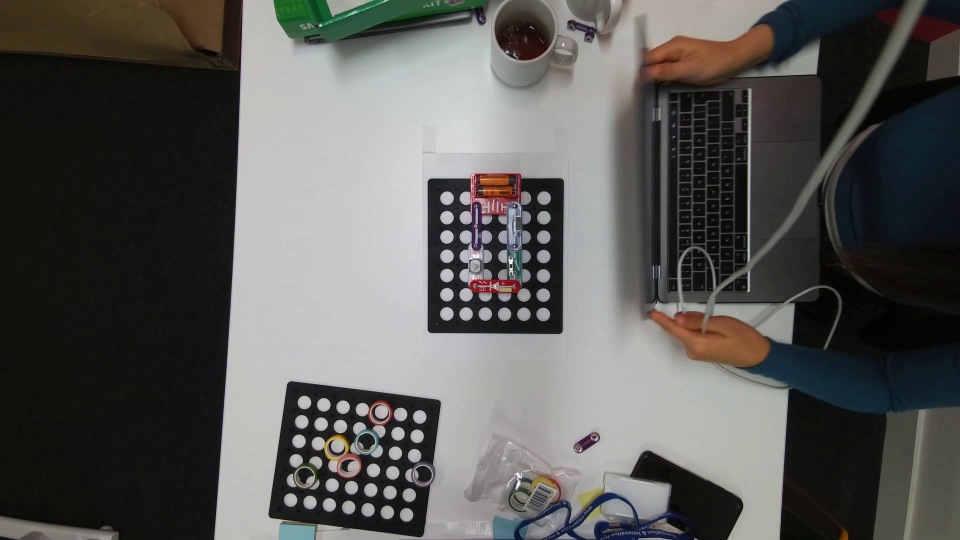
#> input picture frame 8 of Circuit Model/Circuit Detection and Verification/raw_videos/raw_video_12.mp4, 1920 x 1080 px, given in place of IMG_9855.mp4, which was not available (shown at 1/2 size)
$ jupyter execute board_drawing_video.ipynb   (text cells are left out)
#> lines starting #> are read from the running program, lines starting #| are printed output that depends on the picture; after the words box and inside, x2 and y2 are one past the last pixel; in counts of white or black regions, pixels touching at a corner belong together; pictures that were not available may be replaced by others from this repository, and a replacement may not be noted
[cell 1]
import numpy as np
from PIL import Image, ImageDraw
import cv2
from ultralytics import YOLO
import time

[cell 2]
def whatAngle(boardBW):
    '''
    Find the angle of the board, input is the board in black and white(after musking)
    '''
    coords = np.column_stack(np.where(boardBW > 0))
    angle = cv2.minAreaRect(coords)[-1]
    if angle < -45:
        angle = -(90 + angle)
    else:
        angle = -angle

    return angle


def tilt(image, angle):
	# rotate the image to deskew it
	(h, w) = image.shape[:2]
	center = (w // 2, h // 2)
	M = cv2.getRotationMatrix2D(center, angle, 1.0)
	rotated = cv2.warpAffine(image, M, (w, h),
	flags=cv2.INTER_CUBIC, borderMode=cv2.BORDER_REPLICATE)

	return rotated


def get_edges(image):
    '''
    get the edges of the board, input is the board in black and white(after musking)
    '''
    minRow = min([row for row in range(len(image)) for column in range(len(image[0])) if image[row][column] > 0])
    maxRow = max([row for row in range(len(image)) for column in range(len(image[0])) if image[row][column] > 0])
    minColumn = min([column for row in range(len(image)) for column in range(len(image[0])) if image[row][column] > 0])
    maxColumn = max([column for row in range(len(image)) for column in range(len(image[0])) if image[row][column] > 0])

    extLeft = minColumn
    extRight = maxColumn
    extTop = minRow
    extBot = maxRow

    return (extLeft, extRight, extBot, extTop)

def get_board_mask(img):
    '''
    Get the mask of the board, input is the original image
    '''
    color = [0, 0, 0, 255, 255, 50]
    imgHSV = cv2.cvtColor(img, cv2.COLOR_BGR2HSV)
    lower = np.array(color[:3])
    upper = np.array(color[3:])
    mask = cv2.inRange(imgHSV, lower, upper)
    return mask

def get_pegs(img,x1,x2,y1,y2):
    '''
    Get the pegs on the board, input is the original image and the edges of the board
    '''
    matrixcoor_to_realcoor = {}
    dist_from_edge = [(x2-x1)/13,(y2-y1)/15]
    board_width = x2-x1-2*dist_from_edge[0]
    board_height = y2-y1-2*dist_from_edge[1]
    horizontal_interval = board_width / 12
    vertical_interval = board_height / 14
    img_circle = img.copy()

    # relate matrix coordinate to real peg coordinate
    for i in range(0,13):
        for j in range(0,15):
            matrixcoor_to_realcoor[i,j] = np.array([x1 + int(horizontal_interval * i + dist_from_edge[0]), y1 + int(vertical_interval * j + dist_from_edge[1])])

    for key in matrixcoor_to_realcoor:
        cv2.circle(img_circle, matrixcoor_to_realcoor[key], 2, (200, 200, 200), -1)

    return img_circle,matrixcoor_to_realcoor

def draws_pegs_on_rotated_board(image,draw_edge=False):
    '''
    Draw the pegs on the board, input is the original image
    '''
    boardBW = get_board_mask(image)
    angle = whatAngle(boardBW)
    boardBW_tilt = tilt(boardBW, angle)
    image_tilt = tilt(image, angle)
    # cv2.imwrite('board_deskew.png',image_tilt)

    #get the max edges of the board then draw edges and pegs on it
    x1,x2,y1,y2 = get_edges(boardBW_tilt)
    img_circle, matrixcoor_to_realcoor = get_pegs(image_tilt,x1,x2,y1,y2)

    if draw_edge:
        cv2.rectangle(img_circle, (x1, y1), (x2, y2), (0, 255, 0), 3)
    # cv2.imwrite('board_with_pegs.png',img_circle)
    return matrixcoor_to_realcoor, image_tilt, img_circle

# [46 lines left out: functions round_to_integer_with_error, matrix_class_mapping, not called in this run]

color_mapping = {
    0: 'red', # done, battery
    1: 'black', # board
    2: 'green', # done, buzzer
    3: 'orange',
    4: 'limegreen', #done, fm
    5: 'white', # done (lamp; check accuracy)
    6: 'darkred', # done, led
    7: 'blue', # mc
    8: 'yellow', # done, motor
    9: 'royalblue', # done, push button
    10: 'seagreen', # done, reed
    11: 'firebrick', # done, speaker
    12: 'darkgreen', # done, switch
    13: 'purple' # done, wire
}

# [42 lines left out: function show_estimated_board, not called in this run]

[cell 3]
# [14 lines of commented-out code are left out]

[cell 4]
def draw_virtual_board_video(source=0,show=False,interval_seconds=2):
#> called with source = 'IMG_9855.mp4', show = False, interval_seconds = 2
    cap = cv2.VideoCapture(source)

    while True:
        # Capture a frame
        ret, frame = cap.read()
#> frame is the input picture: shape (1080, 1920, 3); mean B, G, R 87.4, 90, 90.2

        if not ret:
            break

        # Convert the raw frame to PIL Image
        raw_frame_pil = Image.fromarray(cv2.cvtColor(frame, cv2.COLOR_BGR2RGB))

        # Reflect the raw frame horizontally and Rotate the raw frame 90 degrees counterclockwise
        raw_frame_pil = raw_frame_pil.transpose(Image.FLIP_LEFT_RIGHT)
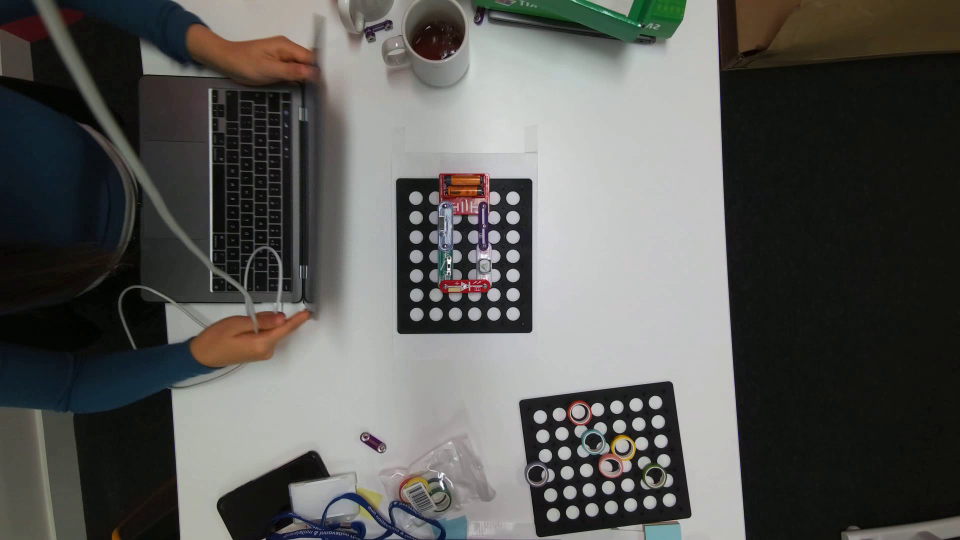
#> raw_frame_pil: PIL image 1920x1080 RGB (shown at 1/2 size); mean R, G, B 90.2, 90, 87.4
        raw_frame_pil = raw_frame_pil.rotate(90, expand=True)
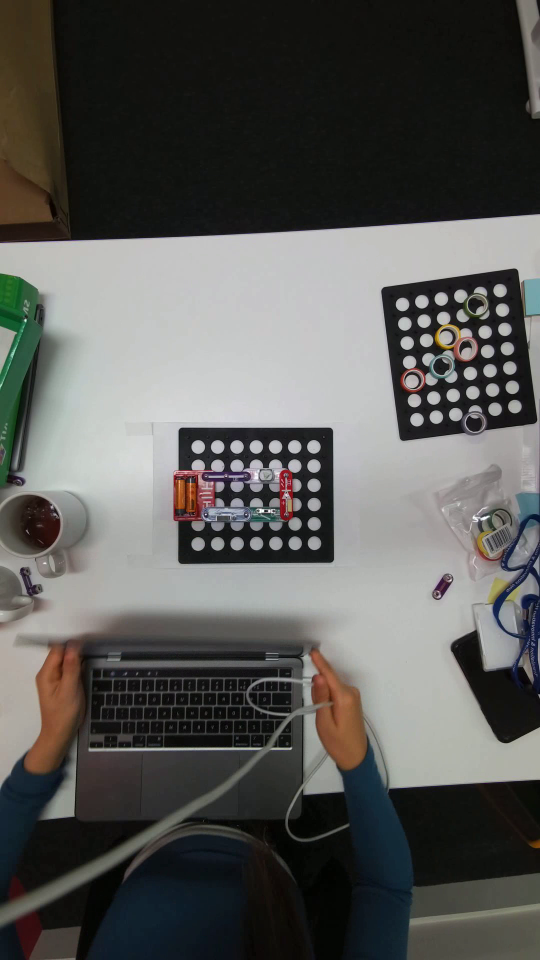
#> raw_frame_pil: PIL image 1080x1920 RGB (shown at 1/2 size); mean R, G, B 90.2, 90, 87.4

        # Convert the frame to RGB for PIL (optional)
        # frame_rgb = cv2.cvtColor(frame, cv2.COLOR_BGR2RGB)

        # Draw pegs, return a mapping between matrix and real coordinates
        matrixcoor_to_realcoor, frame_tilt, frame_circle = draws_pegs_on_rotated_board(frame)
#> in get_board_mask, `imgHSV = cv2.cvtColor(img, cv2.COLOR_BGR2HSV)`: imgHSV: shape (1080, 1920, 3); mean H, S, V 56.2, 42.5, 93.6
#> in get_board_mask, `mask = cv2.inRange(imgHSV, lower, upper)`:
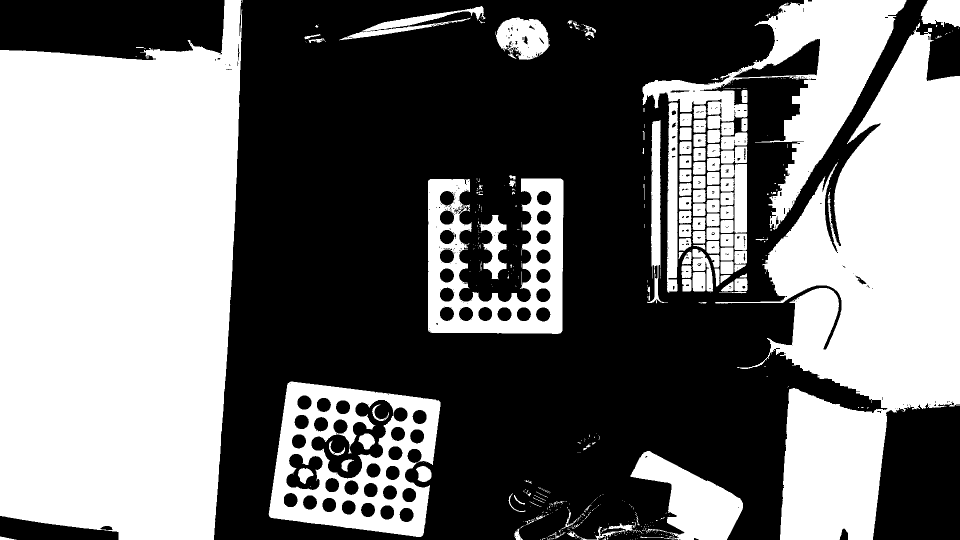
#> mask: shape (1080, 1920) (shown at 1/2 size); 45.2% white; 520 white regions (398 under 20 px), largest, box (x1, y1, x2, y2) and area: (0, 0, 485, 1080) 443467, (1430, 45, 1920, 1080) 242074, (1285, 0, 1813, 460) 64132
#> in whatAngle, `coords = np.column_stack(np.where(boardBW > 0))`: coords = 937223 pairs, first value 0 to 1079, second value 0 to 1919
#> in whatAngle, `angle = cv2.minAreaRect(coords)[-1]`: angle = -90
#> in whatAngle, `angle = -(90 + angle)`: angle = 0
#> in tilt, `M = cv2.getRotationMatrix2D(center, angle, 1.0)`: M = [[1, 0, 0], [0, 1, 0]]
#> in get_edges, `minRow = min([row for row in range(len(image)) for column in range(len..`: minRow = 0
#> in get_edges, `maxRow = max([row for row in range(len(image)) for column in range(len..`: maxRow = 1079
#> in get_edges, `minColumn = min([column for row in range(len(image)) for column in ran..`: minColumn = 0
#> in get_edges, `maxColumn = max([column for row in range(len(image)) for column in ran..`: maxColumn = 1919
#> in get_edges, `extLeft = minColumn`: extLeft = 0
#> in get_edges, `extRight = maxColumn`: extRight = 1919
#> in get_edges, `extTop = minRow`: extTop = 0
#> in get_edges, `extBot = maxRow`: extBot = 1079
#> in draws_pegs_on_rotated_board, `x1,x2,y1,y2 = get_edges(boardBW_tilt)`: x1 = 0; x2 = 1919; y1 = 1079; y2 = 0
#> in get_pegs, `dist_from_edge = [(x2-x1)/13,(y2-y1)/15]`: dist_from_edge = [147.6, -71.93]
#> in get_pegs, `board_width = x2-x1-2*dist_from_edge[0]`: board_width = 1623.8
#> in get_pegs, `board_height = y2-y1-2*dist_from_edge[1]`: board_height = -935.1
#> in get_pegs, `horizontal_interval = board_width / 12`: horizontal_interval = 135.3
#> in get_pegs, `vertical_interval = board_height / 14`: vertical_interval = -66.8
#> after the loop in get_pegs, `for i in range(0,13):`: matrixcoor_to_realcoor = 195 items
#> the loop in get_pegs, `for key in matrixcoor_to_realcoor:` made 195 passes
#> key on passes 1 to 3: (0, 0), (0, 1), (0, 2)
#> after the loop in get_pegs, `for key in matrixcoor_to_realcoor:`:
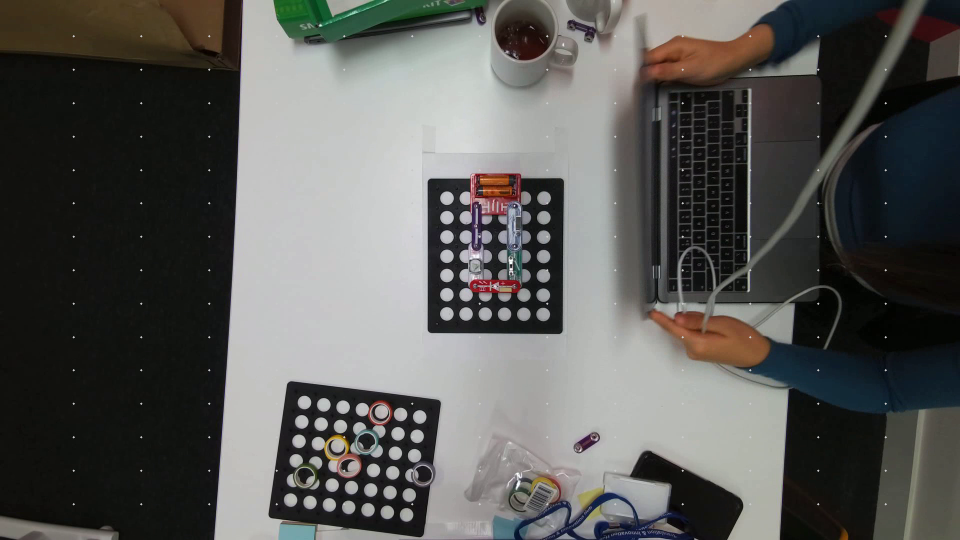
#> img_circle: shape (1080, 1920, 3) (shown at 1/2 size); 0.12% of pixels changed, all inside (x1, y1, x2, y2) = (145, 70, 1774, 1011)
#> matrixcoor_to_realcoor = 195 items

        # Use YOLO object detection to get position
        model = YOLO('best (5).pt')
        results = model.predict(frame_tilt)

        for result in results:
            boxes = result.boxes
            output = np.hstack([boxes.xyxy, boxes.cls[:, np.newaxis]])
            if show:
                print(output)

        # Get the mapping between matrix entries and class, then draw the virtual board
        matrix = matrix_class_mapping(output, matrixcoor_to_realcoor)
        final_image = show_estimated_board(matrix)

        # Convert the image back to BGR format for displaying with OpenCV
        final_image_bgr = cv2.cvtColor(np.array(final_image), cv2.COLOR_RGB2BGR)
        raw_frame_pil = cv2.cvtColor(np.array(raw_frame_pil), cv2.COLOR_RGB2BGR)

        # Display the raw board and virtual board outputs in separate windows
        cv2.imshow("Raw Board", np.array(raw_frame_pil))
        cv2.imshow("Virtual Board", final_image_bgr)

        # Wait for the specified interval time
        time.sleep(interval_seconds)

        # Check for the 'q' key press to exit
        if cv2.waitKey(1) & 0xFF == ord('q'):
            break

    # Release the webcam and close the windows
    cap.release()
    cv2.destroyAllWindows()

# Assuming you have the matrix results_transferred ready
draw_virtual_board_video(source = 'IMG_9855.mp4')
#> (the call stopped at in draw_virtual_board_video, `model = YOLO('best (5).pt')`: ultralytics is not available in this run)
